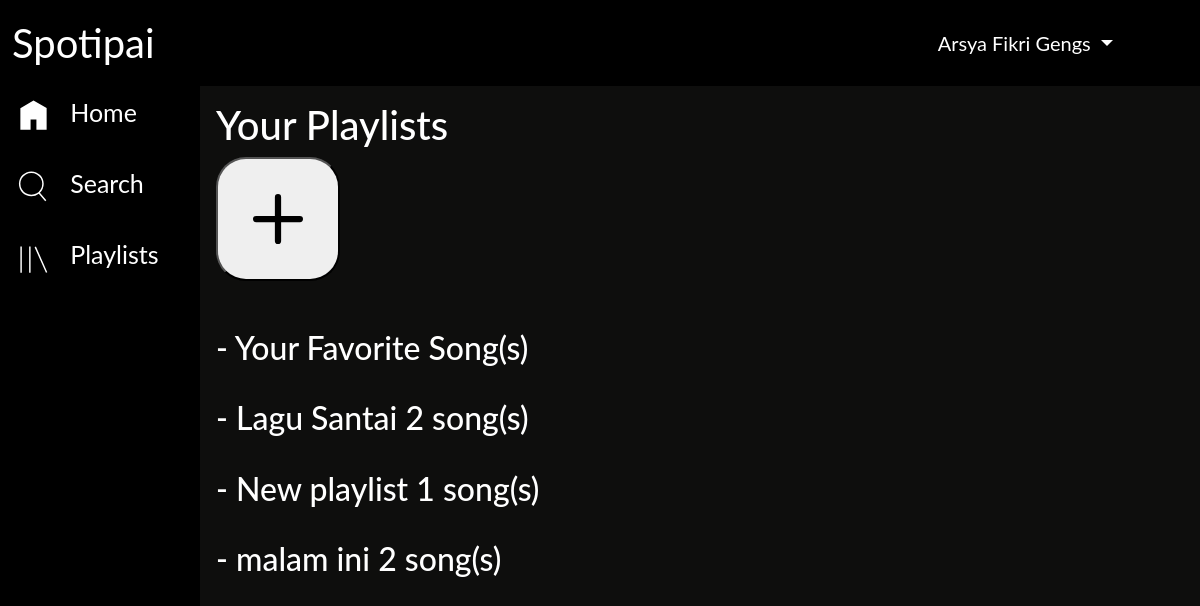
The page /playlists.php (signed in) on the database its author committed.
### tables this page shows
CREATE TABLE `user_playlist` (
  `id_user_playlist` int(4) NOT NULL,
  `id_user` int(3) NOT NULL,
  `nama_playlist` varchar(20) NOT NULL,
  `date_created` varchar(10) NOT NULL
);

### playlist-content.php (the view, shortened to what this page needs)
<div class="content">
	<h1 style="color: white; margin-top: 70px;">Your Playlists</h1>
	<button type="button" data-bs-toggle="modal" data-bs-target="#addModal" style="padding: 10px; border-radius: 30px;" title="Add Playlist">
		<svg xmlns="http://www.w3.org/2000/svg" width="100" height="100" fill="currentColor" class="bi bi-plus" viewBox="0 0 16 16">
			<path fill-rule="evenodd" d="M8 4a.5.5 0 0 1 .5.5v3h3a.5.5 0 0 1 0 1h-3v3a.5.5 0 0 1-1 0v-3h-3a.5.5 0 0 1 0-1h3v-3A.5.5 0 0 1 8 4z" />
		</svg>
	</button>
	<br><br><br>
	<div style="color: white;">
		<h2>- <a href="fav_song.php">Your Favorite Song(s)</a></h2>
		<br>
		<?php
		$id_user = $_SESSION['user']['id_user'];
		$ambilplaylist = $koneksi->query("SELECT id_user_playlist, nama_playlist FROM user_playlist WHERE id_user = '$id_user'");
			while ($datapl = $ambilplaylist->fetch_assoc()){
				$banyaklagu = $koneksi->query("SELECT count(id_song) AS jumlah FROM user_playlist_song WHERE id_user_playlist = '$datapl[id_user_playlist]'")->fetch_assoc();
		?>
		<h2>- <a href="playlist_song.php?id=<?= $datapl['id_user_playlist'] ?>"><?= $datapl['nama_playlist'] ?></a> <?= number_format($banyaklagu['jumlah']); ?> song(s)</h2>
		<br>
		<?php } ?>
	</div>
</div>

### style.css (style rules this page uses)
body { background-color: #0e0e0d; }
.content { margin-top: 30px; }

### sidebar.php (style rules this page uses)
body { margin: 0; font-family: "Lato", sans-serif; }
div.content { margin-left: 200px; padding: 1px 16px; height: 1000px; }

### playlist-content.php (style rules this page uses)
a { text-decoration: none; color: inherit; }

### rows shown on the page
user_playlist: nama_playlist "Lagu Santai", jumlah "2"
user_playlist: nama_playlist "New playlist", jumlah "1"
user_playlist: nama_playlist "malam ini", jumlah "2"

### other values the page prints
$_SESSION['user']['nama'] "Arsya Fikri Gengs"
